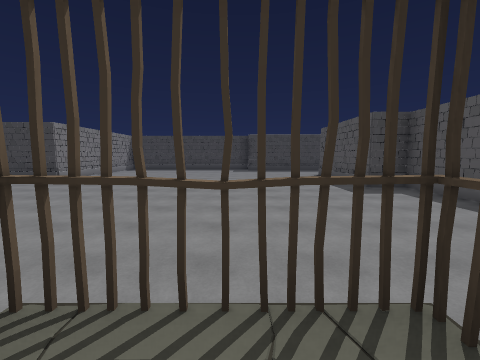
[1] (above)

24 first-person views from a walk through a Unity game level. The camera is 1.4 m above the floor, tilts 6° down and sees 90° across. Doors are open. The floor is counted in squares, 2 m on a side. Each view is taken from the middle of a square. On the plan, view 1 faces up. The plan holds only what a view shows up to about 9 squares ahead; the rest is blank. The place goes on beyond the plan. The player is left out.

[2]
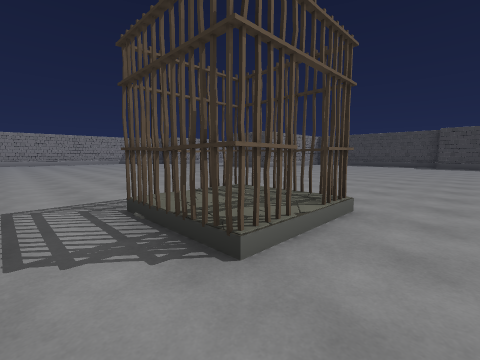

[3]
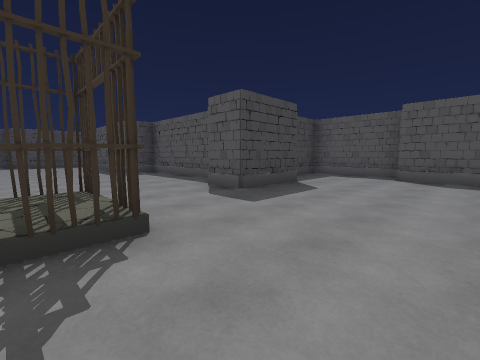

[4]
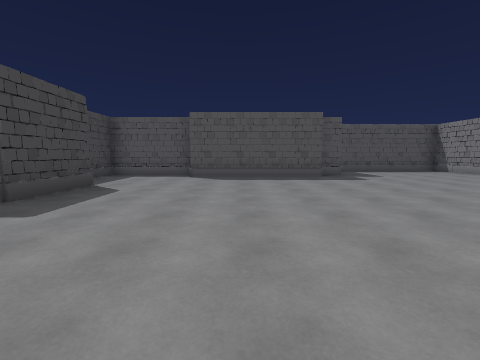

[5]
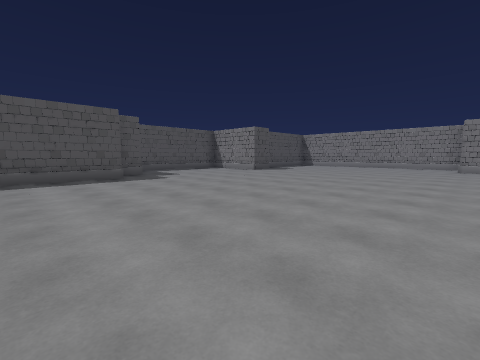

[6]
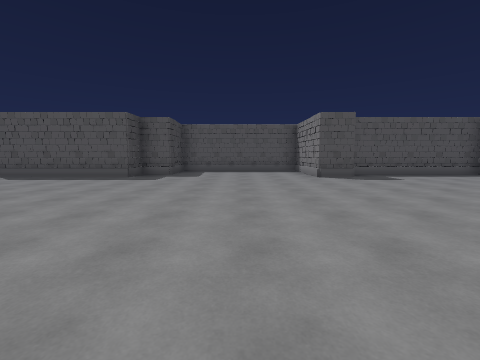

[7]
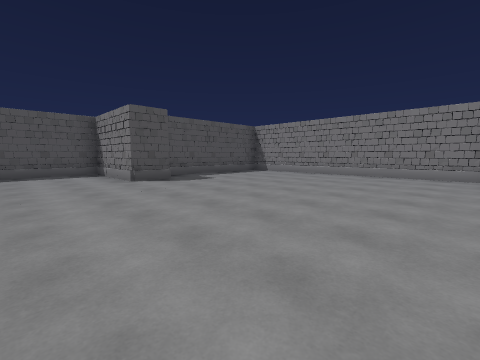

[8]
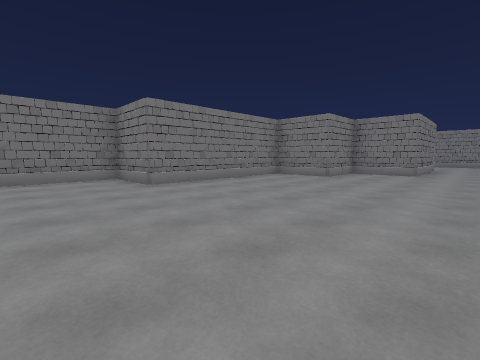

[9]
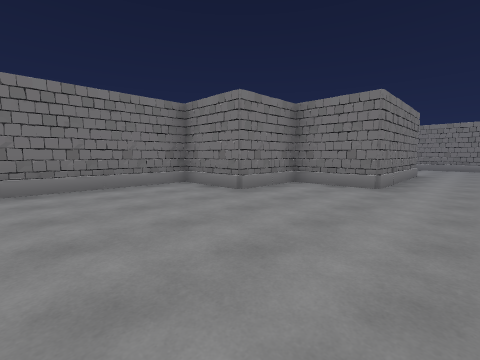

[10]
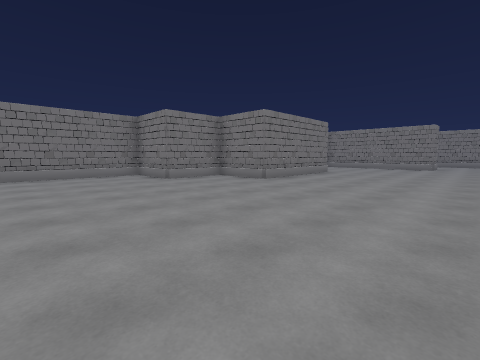

[11]
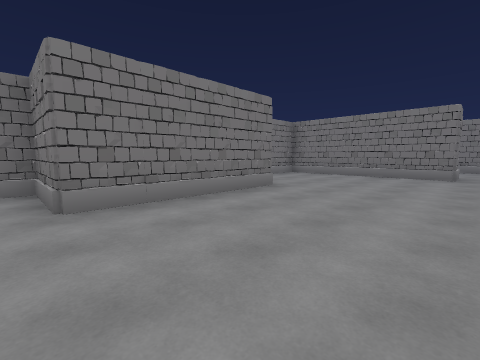

[12]
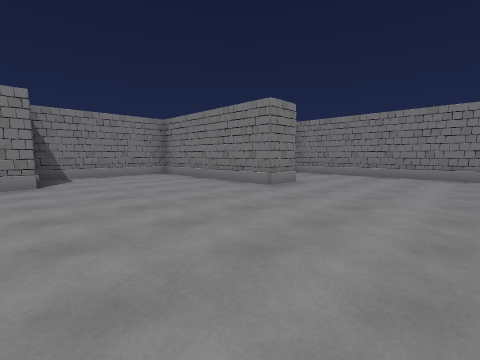

[13]
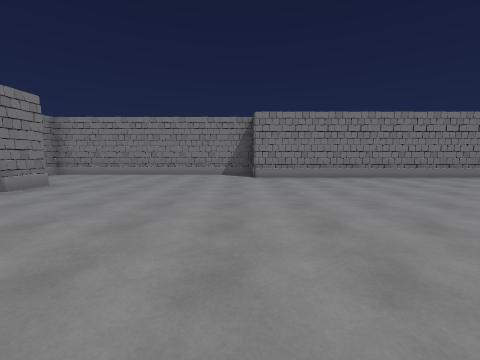

[14]
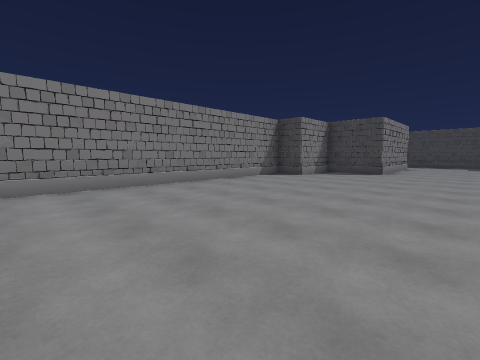

[15]
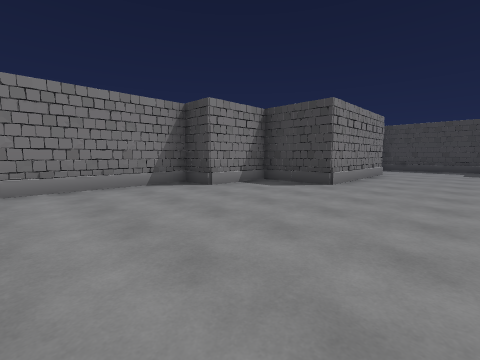

[16]
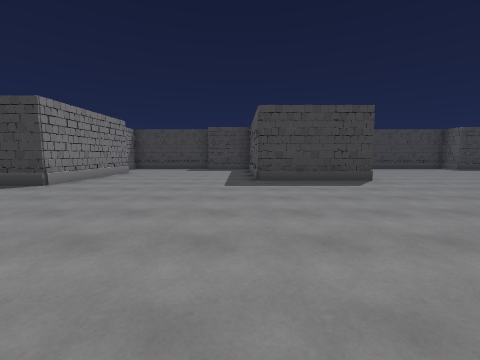

[17]
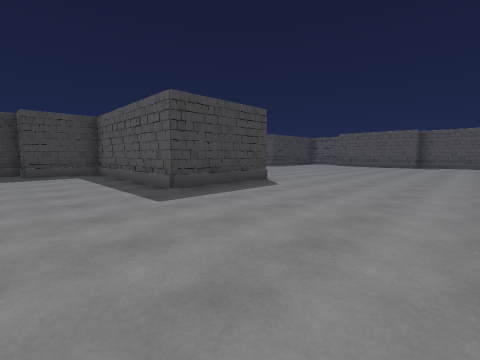

[18]
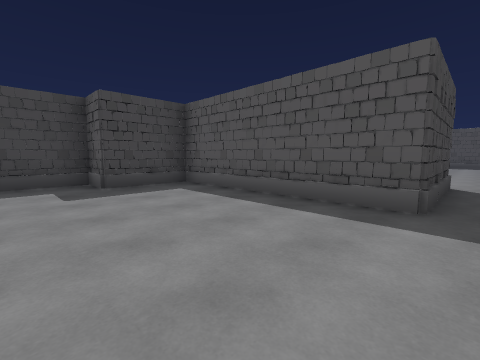

[19]
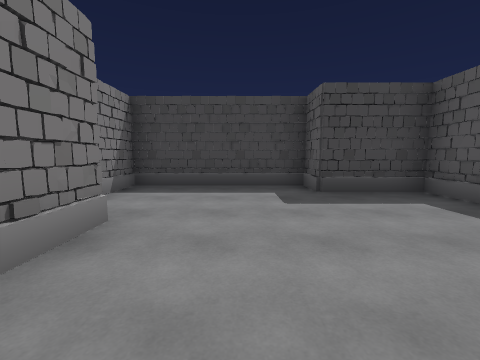

[20]
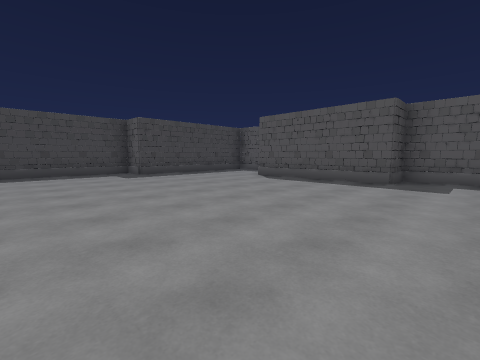

[21]
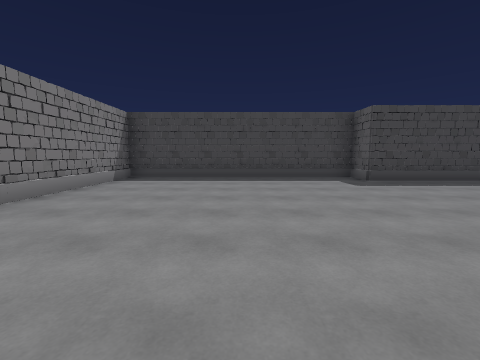

[22]
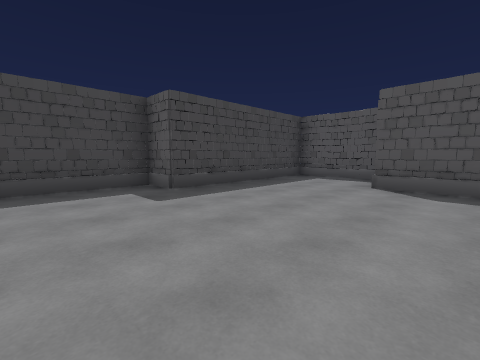

[23]
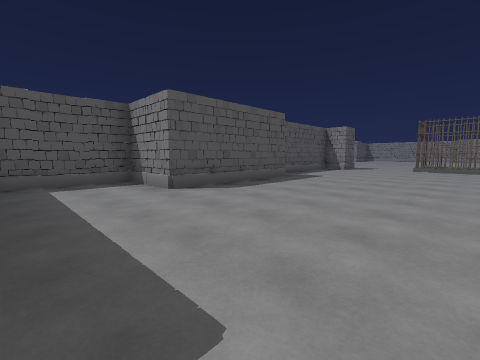

[24]
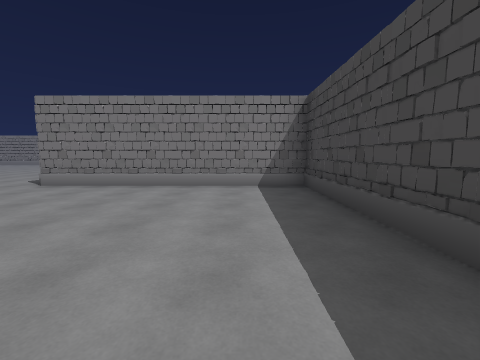

### Floor plan
Points are (right, up) in squares from view 1. A wall is a line through its corners. A room is listed if a view was taken in it or the views show most of it. See-through windows are left out.
Room 1 (view 1)
walls: (0.6, 1) (-1, 1) (-1, -1)
ways out: open door at (1, 0) to room 2; gap at (0, -1) to room 2; gap at (0, 1) to room 2
Room 2 (views 2, 3, 4, 5, 6, 7, 8, 9, 10, 11, 12, 13, 14, 15, 16, 17, 18, 19, 20, 21, 22, 23, 24)
walls: (-1, 1) (-0.1, 1); (0.6, -0.9) (-1.1, -0.9); (3.5, 0.4) (3.5, 1.6); (4.5, 2.8) (4.5, 6.4) (3.5, 6.4) (3.4, 8); (5.6, 0.4) (3.5, 0.4) (3.5, 1); (-6.5, -11.8) (-6.4, -13.5) (-5, -13.3); (-8.1, -11.6) (-7, -11.4); (-9.2, -11.5) (-8, -11.4); (-7.8, 8.5) (-9, 8.3); (3.5, 6.4) (3.5, 10.5) (5.5, 10.5) (5.5, 13.5); (-4.5, -13.4) (-4.5, -15.4) (0.6, -15.4) (0.6, -17.4) (5.4, -17.4); (-10.6, -11.4) (-6.4, -11.4) (-6.4, -13.5); (-6.4, -13.4) (-4.5, -13.4) (-4.3, -15.1); (7.5, -4.1) (7.3, -2); (7.5, -5.6) (7.3, -3.9); (7.5, -5.6) (7.5, -1.4); (-9.5, 8.8) (-9.7, 11); (8.5, -1.4) (8.5, 1.5) (7.1, 1.5); (8.5, -1.2) (8.3, 1); (-14.5, -8.9) (-14.4, -10); (8.5, -5.6) (7.5, -5.6); (3.5, 8.8) (3.3, 10.1); (-15.6, -8.4) (-14.4, -8.4) (-14.4, -13.4) (-10.6, -13.4); (8.5, -6.6) (8.5, -5.6); (-4.1, -15.5) (-3, -15.4); (-2.1, -15.5) (-1, -15.3); (-17.6, -0.8) (-17.3, -3); (9, -6.6) (8.5, -6.6) (8.5, -5.9); (-9.5, 10.8) (-9.6, 12); (-17.6, 2.2) (-17.3, 0); (-14.8, 7.5) (-16.4, 7.4) (-16.4, 5.4) (-17.4, 5.4) (-17.4, -3.6); (-17.5, 3.1) (-17.4, 2); (-18.4, -3.5) (-18.4, -10.4) (-17.9, -10.4); (-18.5, -5.8) (-18.4, -7.1); (-18.3, -7.7) (-18.4, -10.2); (-18.5, -7.8) (-18.3, -10.1); (-6.6, 13.4) (-6.4, 10); (7.5, -12.6) (7.5, -12); (7.5, -12.6) (7.5, -11.4) (10.5, -11.4) (10.5, -9); (-9.5, 12.9) (-9.6, 13.5) (-11.5, 13.5) (-11.6, 14.4); (1.9, -17.5) (3, -17.4); (-3.8, 14.6) (-6.1, 14.3); (-1.8, 14.5) (-4.1, 14.3); (2.2, 13.6) (1, 13.4); (-14.5, 11.1) (-14.3, 10); (-14.4, 11.6) (-14.4, 7.4) (-16.4, 7.4); (-11.5, 13.5) (-11.5, 14.4); (5.5, 12.8) (5.4, 13.5) (0.5, 13.5) (0.5, 14.5) (-6.4, 14.5) (-6.4, 8.4) (-9.5, 8.4) (-9.5, 13.5); (-11.6, 14.5) (-13, 14.4); (-11.6, 14.5) (-15.4, 14.5) (-15.4, 13.1); (-12.9, 14.5) (-15, 14.3); (8.5, -17.5) (8.5, -13)
low walls: (-6.8, 8.4) (-8, 8.3); (-6.5, 13.2) (-6.4, 11.9); (-11.6, 14.4) (-13.1, 14.6)
ways out: open door at (1, 0) to room 1; gap at (0, -1) to room 1; gap at (0, 1) to room 1
objects: other object (1, -1); other object (1, 1)

Where each view was taken, in squares from view 1:
view 1: 0 up, 0 right, facing up
view 2: 2 down, 2 right, facing up-left
view 3: 3 down, 0 right, facing up-right
view 4: 3 down, 0 right, facing right
view 5: 3 down, 0 right, facing down-right
view 6: 9 down, 0 right, facing right
view 7: 9 down, 1 right, facing down-right
view 8: 10 down, 3 right, facing down-left
view 9: 10 down, 1 left, facing down-left
view 10: 7 down, 1 left, facing down-left
view 11: 8 down, 6 left, facing down-left
view 12: 5 down, 10 left, facing down-left
view 13: 4 down, 10 left, facing left
view 14: 2 down, 12 left, facing up-left
view 15: 2 up, 12 left, facing up-left
view 16: 2 up, 10 left, facing up
view 17: 4 up, 12 left, facing up-right
view 18: 8 up, 13 left, facing up-right
view 19: 9 up, 13 left, facing up
view 20: 5 up, 3 left, facing up-right
view 21: 7 up, 3 left, facing up
view 22: 9 up, 2 left, facing up-right
view 23: 13 up, 1 left, facing down-right
view 24: 13 up, 1 left, facing left
